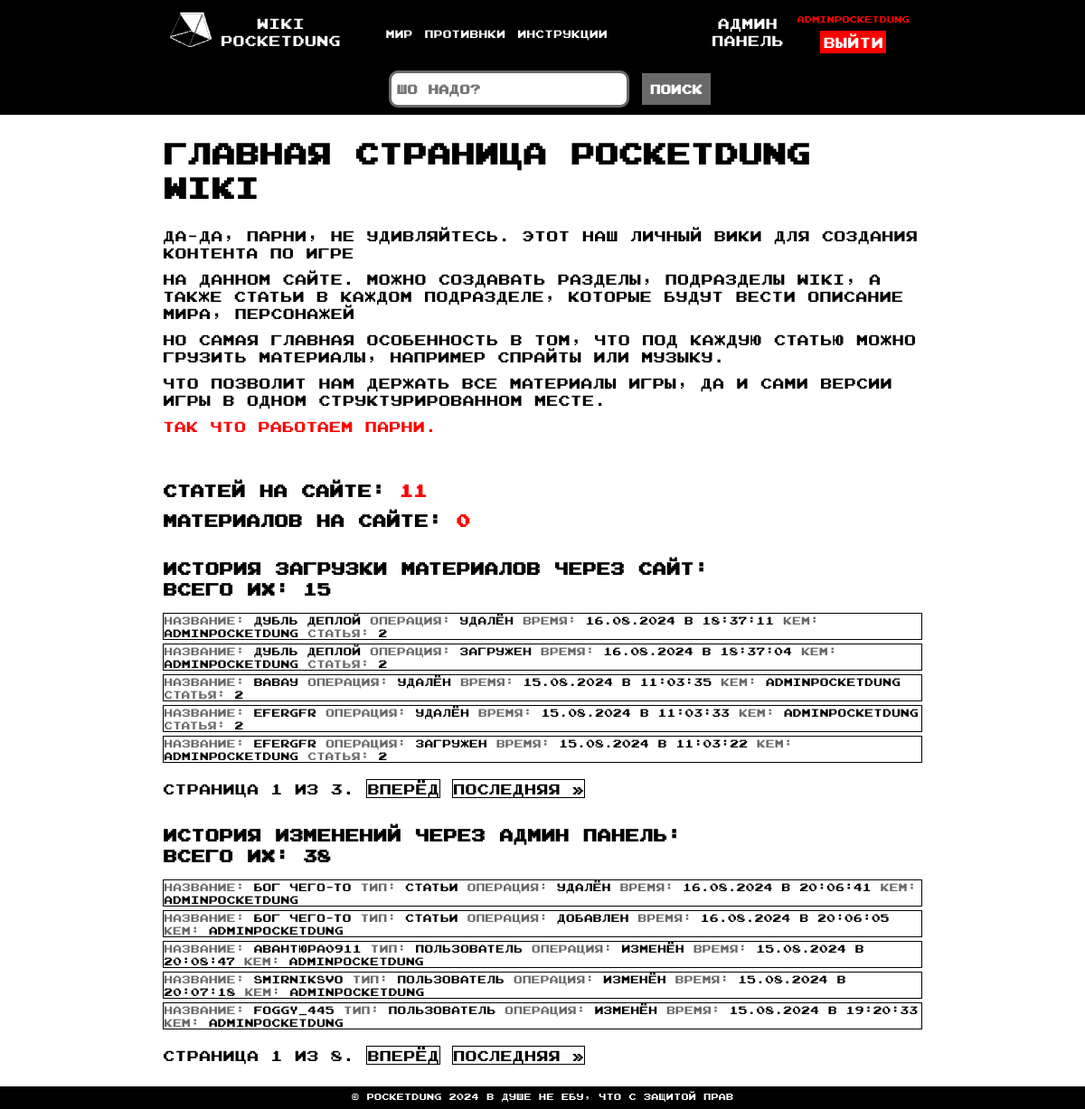
Screenshot of /wiki/ (signed in) with the database file from the repository.
### wiki/models.py (models this page shows, shortened)
class InfoChapter(models.Model):
    ic_name = models.CharField(verbose_name="Название раздела", max_length=300)
    ic_url = models.CharField(verbose_name="Название раздела в url (желательно на EU)", max_length=300)
    class Meta:
        verbose_name = "Раздел на сайте"
        verbose_name_plural = "Раздела на сайте"

class LogMaterials(models.Model):
    m_name  = models.CharField(verbose_name="Название материала (например спрайт, анимаци ходьбы, звук)", max_length=300)
    ml_i_id = models.IntegerField(verbose_name="id статьи к которой идет материал")
    ml_action = models.CharField(verbose_name="Название действия с файлом", max_length=300)
    ml_date_add = models.DateTimeField(verbose_name="Дата", default=datetime.now)
    user_id = models.IntegerField(verbose_name="id пользователя")

### wiki/views.py (the view)
# urls.py: path("", views.index, name="index"),
@login_required
def index(request):
    allInfoChapters = getAllInfoChapterWithSubSection()
    logs = LogEntry.objects.all()
    log_res = []
    for l in logs:
        if l.action_flag == 1:
            action = "добавлен"
        elif l.action_flag == 2:
            action = "изменён"
        elif l.action_flag == 3:
            action = "удалён"
        type="отсутсвует"
        if l.content_type_id == 4:
            type = "пользователь"
        elif l.content_type_id == 7:
            type = "материал"
        elif l.content_type_id == 8:
            type = "подраздел"
        elif l.content_type_id == 9:
            type = "раздел"
        elif l.content_type_id == 10:
            type = "статьи"
        user = User.objects.filter(pk=l.user_id).first()
        log_res.append({
            "action_flag": action,
            "object_repr": l.object_repr,
            "type" : type,
            "date": l.action_time.strftime("%d.%m.%Y в %H:%M:%S"),
            "user_id": user
        })
    logMaterials = LogMaterials.objects.order_by("-ml_date_add")
    logMres = []
    for lm in logMaterials:
        user = User.objects.filter(pk=lm.user_id).first()
        logMres.append(
            {
                "m_name": lm.m_name,
                "ml_i_id": int(lm.ml_i_id),
                "ml_action": lm.ml_action,
                "ml_date": lm.ml_date_add.strftime("%d.%m.%Y в %H:%M:%S"),
                "user": user
            }
        )
    paginator = Paginator (log_res, 5)
    page_number = request.GET.get("page")
    page_obj = paginator.get_page(page_number)
    paginator_material_log = Paginator(logMres, 5)
    page_number_material_log = request.GET.get("page_material_log")
    page_obj_material_log = paginator_material_log.get_page(page_number_material_log)
    info_count = len(Info.objects.all())
    materials_count = len(Material.objects.all())
    return render(
        request=request,
        template_name='wiki/index.html',
        context={
            "allInfoChapters": allInfoChapters,
            "logs": log_res,
            "logs_count": len(log_res),
            "page_obj": page_obj,
            "logMres": logMres,
            "logM_count": len(logMres),
            "page_obj_material_log": page_obj_material_log,
            "info_count": info_count,
            "materials_count": materials_count
        }
        )

### wiki/views.py (called while the page is built)
def getAllInfoChapterWithSubSection() -> list:
    result = []
    InfoChapters = InfoChapter.objects.all()
    for ic in InfoChapters:
        subs = InfoSubSection.objects.filter(infoChapter__id = ic.id)
        subs_res = []
        for s in subs:
            subs_res.append(
                {
                    "iss_name": s.iss_name,
                    "iss_url": s.iss_url
                }
            )
        result.append(
            {
                "ic_name": ic.ic_name,
                "ic_url": ic.ic_url,
                "ic_subs": subs_res
            }
        )
    return result

### wiki/templates/wiki/index.html (shortened to what this page needs)
{% extends 'wiki/base.html' %}
{% load static %}
{% block content %}
    <h1 id="page-name">Главная страница PocketDung WIKI</h1>
    <p>Да-да, парни, не удивляйтесь. Этот наш личный вики для создания контента по игре</p>
    <p style="margin-top:10px;">На данном сайте. Можно создавать разделы, подразделы wiki, а также статьи в каждом подразделе, которые будут вести описание мира, персонажей </p>
    <p style="margin-top:10px;">Но самая главная особенность в том, что под каждую статью можно грузить материалы, например спрайты или музыку.</p>
    <p style="margin-top:10px;">Что позволит нам держать все материалы игры, да и сами версии игры в одном структурированном месте.</p>
    <p style="margin-top:10px; color: red">Так что работаем парни.</p>
    <h3 style="margin-top: 50px;">Статей на сайте: <span style="color: red;">{{ info_count }}</span> </h3>
    <h3 style="margin-top: 10px;">Материалов на сайте: <span style="color: red;">{{ materials_count }}</span></h3>
    <h3 style="margin-top: 30px">История загрузки материалов через сайт:</h3>
    <h3>Всего их: {{ logM_count }}</h3>
    <div class="logs">
        {% for l in page_obj_material_log %}
            <div class="log-row">
                <span style="color: #696969;">название:</span>
                <span>{{ l.m_name }}</span>
                <span style="color: #696969;">операция:</span>
                <span>{{ l.ml_action}}</span>
                <span style="color: #696969;">время:</span>
                <span>{{ l.ml_date}}</span>
                <span style="color: #696969;">кем:</span>
                <span>{{ l.user}}</span>
                <span style="color: #696969;">статья:</span>
                <span><a class="log-links-on-info" href="{% url 'wiki:result_search' l.ml_i_id %}">{{ l.ml_i_id }}</a></span>
            </div>
        {% endfor %}
        <div class="pagination-logs">
            <span class="step-links">
                <span class="current">
                    СТРАНИЦА {{ page_obj_material_log.number }} ИЗ {{ page_obj_material_log.paginator.num_pages }}.
                </span>
                {% if page_obj_material_log.has_next %}
                    <a href="?page_material_log={{ page_obj_material_log.next_page_number }}">вперёд</a>
                    <a href="?page_material_log={{ page_obj_material_log.paginator.num_pages }}">последняя &raquo;</a>
                {% endif %}
            </span>
        </div>
    <h3 style="margin-top: 30px">История изменений через админ панель:</h3>
    <h3>Всего их: {{ logs_count }}</h3>
    <div class="logs">
        {% for l in page_obj %}
            <div class="log-row">
                <span style="color: #696969;">название:</span>
                <span>{{ l.object_repr }}</span>
                <span style="color: #696969;">тип:</span>
                <span>{{ l.type }} </span>
                <span style="color: #696969;">операция:</span>
                <span >{{ l.action_flag}}</span>
                <span style="color: #696969;">время:</span>
                <span >{{ l.date}}</span>
                <span style="color: #696969;">кем:</span>
                <span >{{ l.user_id}}</span>
            </div>
        {% endfor %}
        <div style="margin-bottom: 50px;" class="pagination-logs">
            <span class="step-links">
                <span class="current">
                    СТРАНИЦА {{ page_obj.number }} ИЗ {{ page_obj.paginator.num_pages }}.
                </span>
                {% if page_obj.has_next %}
                    <a href="?page={{ page_obj.next_page_number }}">вперёд</a>
                    <a href="?page={{ page_obj.paginator.num_pages }}">последняя &raquo;</a>
                {% endif %}
            </span>
        </div>
    </div>
{% endblock %}

### wiki/templates/wiki/base.html (shortened to what this page needs)
{% load static %}
<!DOCTYPE html>
<html lang = "ru">
    <head>
        <link rel = "stylesheet" href = {% static 'wiki/style.css' %} type = "text/css">
    </head>
    <body>
        <nav>
            <div id="nav-logo">
                <img src={% static 'wiki/logo64x64.svg' %}>
            </div>
            <div id="name-site">
                <a href="{% url 'wiki:index' %}">
                    <div>WIKI</div>
                    <div>PocketDung</div>
                </a>
            </div>
            <div id="nav-links">
                {% for ic in allInfoChapters %}
                    <a href="{% url 'wiki:InfoChapterDetails' ic.ic_url %}" >{{ ic.ic_name }}</a>
                {% endfor %}
            </div>
            <div id="admin-panel">
                <a target="_blank" href="/admin">
                    <div>Админ</div>
                    <div>Панель</div>
                </a>
            </div>
            <div id="user-block">
            {% if request.user.is_authenticated  %}
                <div id="user-name">{{ request.user }}</div>
                <div><a href="{% url 'wiki:logout' %}" id="user-exit">Выйти</a></div>
            {% endif %}
            </div>
        </nav>
        <div class="search-input">
            <form action="{% url 'wiki:search' %}" method="GET">
                <div>
                <input id="search-input" type="text" name="q" placeholder="Шо надо?">
                <input id="search-btn" type="submit" value="Поиск"></input>
                </div>
            </form>
        </div>
        <main class="content">
            {% block content %}
            {% endblock %}
        </main>
        <footer>
            <div id="footer-text">
            © PocketDung 2024  В душе не ебу, что с защитой прав
            </div>
        </footer>
    </body>
</html>

### wiki/static/wiki/style.css (style rules this page uses)
* { margin: 0; padding: 0; }
body { font-family: "Joystix"; }
nav { display: flex; flex-direction: row; background-color: black; height: 70px; margin-bottom: 25px; position: fixed; left: 0; top: 0; width: 100%; }
#nav-logo { margin-left: 15%; margin-top: auto; margin-bottom: auto; }
#name-site { color: white; text-align: center; margin-top: auto; margin-bottom: auto; }
#nav-links { width: 70%; margin-top: auto; margin-bottom: auto; margin-left: 50px; }
nav a { text-decoration: none; color: white; font-size: 16px; }
#admin-panel { margin-top: auto; margin-bottom: auto; text-align: center; margin-right: 0%; }
#user-block { margin-top: auto; margin-bottom: auto; margin-left: 15px; text-align: center; }
#user-name { color: red; font-size: 10px; margin-bottom: 10px; }
#user-exit { background-color: red; font-family: "Joystix"; border: 1px solid red; padding: 2px; margin-top: 10px; }
.content { margin-top: 150px; margin-bottom: 25px; margin-left: 15%; margin-right: 15%; }
#page-name { margin-bottom: 25px; }
.search-input { text-align: center; position: fixed; left: 0; top: 70px; width: 100%; background-color: black; padding: 8px; }
#search-input { width: 250px; height: 25px; border: 3px solid #696969; border-radius: 10px; padding: 5px; font-size: 14px; font-weight: bold; font-family: "Joystix"; }
#search-btn { padding: 6px; background-color: #696969; font-family: "Joystix"; font-size: 14px; font-weight: bold; border: 3px solid #696969; color: white; }
.log-row { font-size: 12px; margin-bottom: 4px; border: 1px solid black; }
.logs { margin-top: 15px; }
.pagination-logs { padding-top: 15px; }
.pagination-logs a { text-decoration: none; color: black; border: 1px solid black; }
.log-links-on-info { text-decoration: none; color: black; }
footer { position: fixed; left: 0; bottom: 0; color: white; width: 100%; background-color: black; text-align: center; margin-top: 25px; font-size: 10px; word-break: break-all; height: 25px; }
#footer-text { margin-top: 5px; }
@media screen and (max-width: 1400px) { #nav-links a { font-size: 12px; } }

### rows the page displays
InfoChapter: ic_name "Мир"
InfoChapter: ic_name "Противнки"
InfoChapter: ic_name "Инструкции"

### other values shown
{{ request.user }} "adminPocketDung"
{{ info_count }} "11"
{{ materials_count }} "0"
{{ logM_count }} "15"
{{ l.m_name }} "дубль деплой"
{{ l.ml_action }} "удалён"
{{ l.ml_date }} "16.08.2024 в 18:37:11"
{{ l.user }} "adminPocketDung"
{{ l.ml_i_id }} "2"
{{ l.ml_action }} "загружен"
{{ l.ml_date }} "16.08.2024 в 18:37:04"
{{ l.m_name }} "вавау"
{{ l.ml_date }} "15.08.2024 в 11:03:35"
{{ l.m_name }} "efergfr"
{{ l.ml_date }} "15.08.2024 в 11:03:33"
